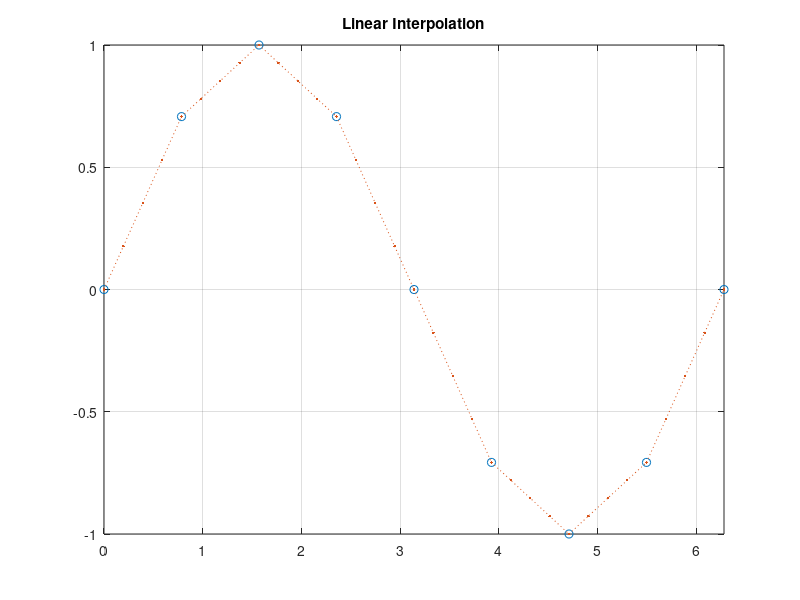

Write MATLAB code to recreate this figure.
% interp1_demo.m  Linear interpolation of a sine function
x  = 0:pi/4:2*pi;    % sample points
v  = sin(x);         % values at sample points
xq = 0:pi/16:2*pi;   % query points (can be same or finer)
vq = interp1(x, v, xq);   % Linear interpolation
plot(x, v, 'o', xq, vq, ':.'); grid on
title('Linear Interpolation'); xlim([0 2*pi]);
